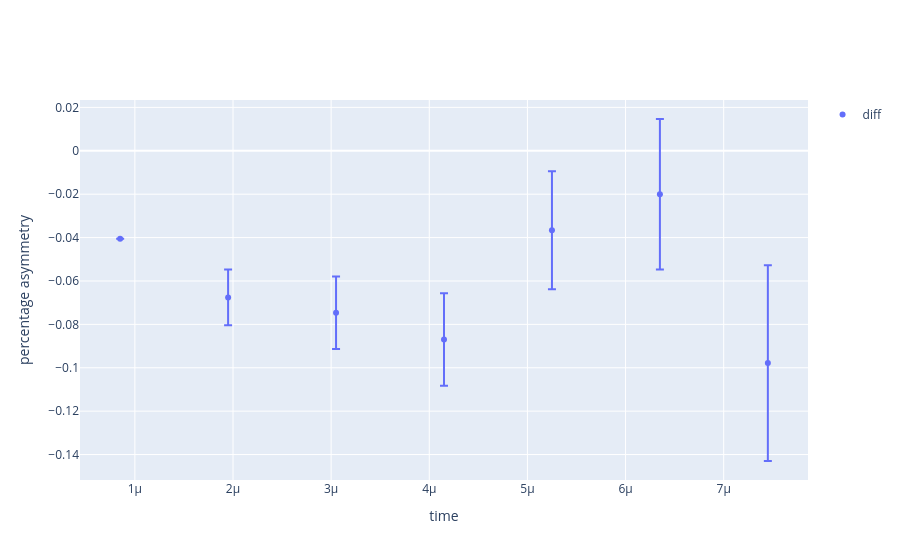

Here is the notebook cell this chart was saved with:
### Code cell
range_pv = (3e-7 , 8e-6)


count_g, edges_g = np.histogram(pv_g_refact, n_bins_nf_asymm, range=range_pv)
count_p, _ = np.histogram(pv_p_refact, n_bins_nf_asymm, range=range_pv)

count_g_nf, edges_nf = np.histogram(nf_g_refact, n_bins_nf_asymm, range=range_pv)
count_p_nf, _ = np.histogram(nf_p_refact, n_bins_nf_asymm, range=range_pv)

edges_center = (edges_g[1:] + edges_g[:-1]) / 2

asym_g = (count_g - count_p) / (count_g + count_p)
asym_nf = (count_g_nf - count_p_nf) / (count_g_nf + count_p_nf)

print(len(pv_g_refact) , len(pv_p_refact))
print((len(pv_g_refact) - len(pv_p_refact))/(len(pv_g_refact) + len(pv_p_refact)))
print((len(pv_g_refact) / len(pv_p_refact)))

errors = [ np.sqrt(np.power(error_prop(count_g[i] , count_p[i]) , 2) + np.power(error_prop(count_g_nf[i] , count_p_nf[i]) , 2)) for i in range(len(count_g))]





fig = go.Figure()
fig.add_trace(
    go.Scatter(
        x=edges_center,
        y=(asym_g - asym_nf),
        mode="markers",
        error_y=dict(type="data", array=errors, visible=True),
        name="diff",
    )
)
fig.update_layout(
    xaxis_title="time",
    yaxis_title="percentage asymmetry",
    showlegend=True
)
fig.show()

### Figure 1 — Plotly figure (JSON) as saved in the notebook; plotly's stock layout.template omitted (floating-point values rounded to 4 significant figures)
{"data": [{"error_y": {"array": [null, 0.01282, 0.01669, 0.02131, 0.02717, 0.03471, 0.04512], "type": "data", "visible": true}, "mode": "markers", "name": "diff", "type": "scatter", "x": [8.5e-07, 1.95e-06, 3.05e-06, 4.15e-06, 5.25e-06, 6.35e-06, 7.45e-06], "y": [-0.04056, -0.06758, -0.07464, -0.08696, -0.03663, -0.02005, -0.09785]}], "layout": {"showlegend": true, "xaxis": {"title": {"text": "time"}}, "yaxis": {"title": {"text": "percentage asymmetry"}}}}
